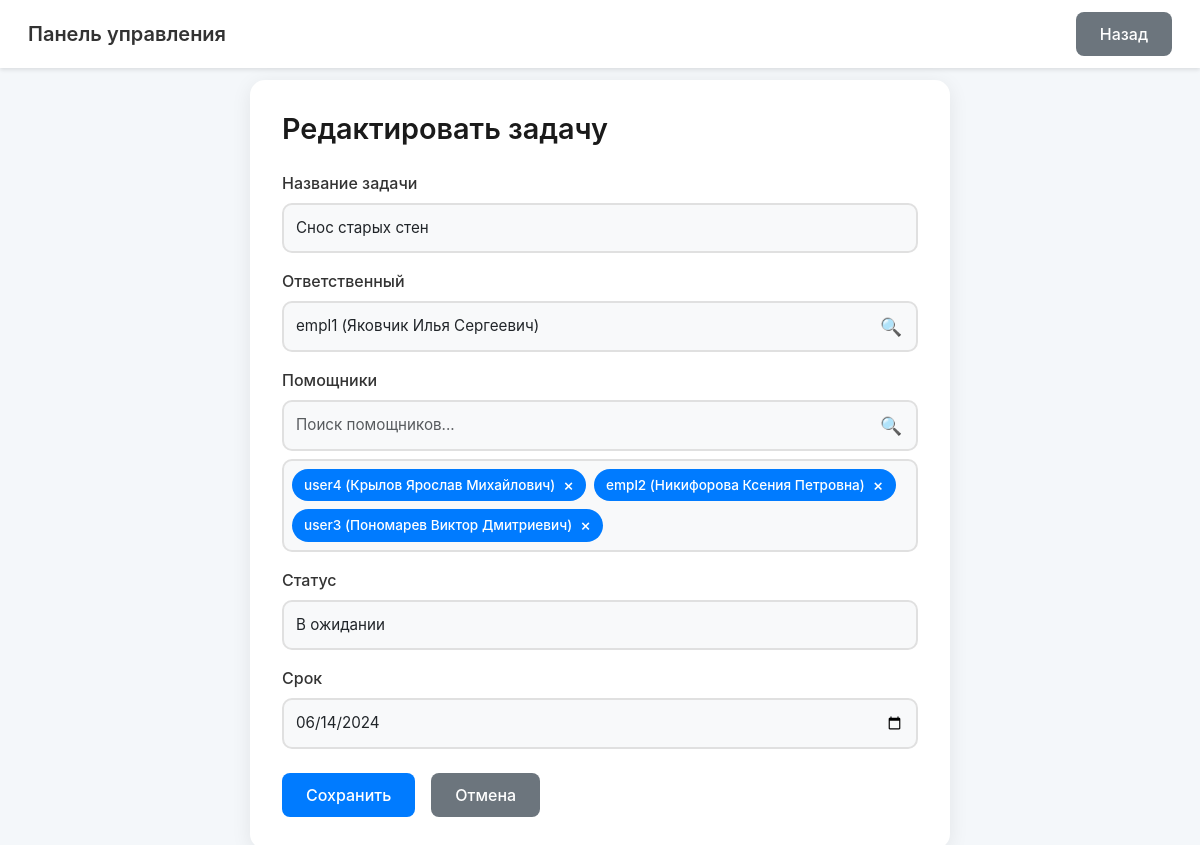
The page /pages/edit_task.php?task_id=35 (signed in) on the database its author committed.
### tables this page shows
CREATE TABLE `tasks` (
  `task_id` int NOT NULL,
  `project_id` int DEFAULT NULL,
  `responsible_id` int NOT NULL,
  `task_name` varchar(255) DEFAULT NULL,
  `assistants` json NOT NULL,
  `status` varchar(50) DEFAULT NULL,
  `deadline` date DEFAULT NULL,
  `created_by` int DEFAULT NULL
);

CREATE TABLE `users` (
  `user_id` int NOT NULL,
  `username` varchar(50) NOT NULL,
  `password` varchar(255) NOT NULL,
  `email` varchar(100) NOT NULL,
  `full_name` varchar(100) NOT NULL DEFAULT '',
  `role_id` int NOT NULL,
  `position` varchar(100) NOT NULL DEFAULT '',
  `department` varchar(100) NOT NULL DEFAULT '',
  `avatar` varchar(255) DEFAULT NULL,
  `created_at` datetime DEFAULT CURRENT_TIMESTAMP,
  `updated_at` datetime DEFAULT CURRENT_TIMESTAMP ON UPDATE CURRENT_TIMESTAMP
);

### db.php (called while the page is built, shortened)
<?php
function getProjectParticipants($conn, $project_id) {
    $sql = "CALL GetProjectParticipants(?)";
    $stmt = $conn->prepare($sql);
    $stmt->bind_param("i", $project_id);
    $stmt->execute();
    $result = $stmt->get_result();
    $participants = $result->fetch_all(MYSQLI_ASSOC);
    return $participants;
}
function getTaskDetails($conn, $task_id) {
    $stmt = $conn->prepare("SELECT * FROM tasks WHERE task_id = ?");
    $stmt->bind_param("i", $task_id);
    $stmt->execute();
    $result = $stmt->get_result();
    $task = $result->fetch_assoc();
    return $task;
}
function getUserById($conn, $user_id) {
    $stmt = $conn->prepare("SELECT username FROM users WHERE user_id = ?");
    $stmt->bind_param("i", $user_id);
    $stmt->execute();
    $result = $stmt->get_result();
    $user = $result->fetch_assoc();
    return $user;
}
?>

### pages/edit_task.php (the view, shortened to what this page needs)
<?php
require_once __DIR__ . '/../db.php';
$task_id = intval($_GET["task_id"]);
$task = getTaskDetails($conn, $task_id);
$project_id = $task["project_id"];
$participants = getProjectParticipants($conn, $project_id);
$current_assistants = json_decode($task["assistants"], true) ?? [];
?>
<!DOCTYPE html>
<html lang="ru">
<head>
    <link href="https://cdn.jsdelivr.net/npm/bootstrap@5.3.0/dist/css/bootstrap.min.css" rel="stylesheet">
</head>
<body>
    <nav class="navbar fixed-top">
        <div class="container-fluid">
            <a class="navbar-brand" href="../index.php">Панель управления</a>
            <div class="d-flex">
                <a href="../pages/task_details.php?task_id=<?= $task_id ?>" class="btn btn-secondary">Назад</a>
            </div>
        </div>
    </nav>
    <div class="container">
        <h2>Редактировать задачу</h2>
        <form method="post" action="../process/process_edit_task.php">
            <div class="mb-3">
                <label for="task_name" class="form-label">Название задачи</label>
                <input type="text" class="form-control" id="task_name" name="task_name" value="<?= htmlspecialchars($task["task_name"] ?? '') ?>" required>
            </div>
            <div class="mb-3">
                <label for="responsible_search" class="form-label">Ответственный</label>
                <div class="searchable-select">
                    <input type="text" class="form-control" id="responsible_search" placeholder="Поиск ответственного..." autocomplete="off" value="<?php
                        $responsible = getUserById($conn, $task["responsible_id"]);
                        if ($responsible) {
                            $full_name = '';
                            foreach ($participants as $participant) {
                                if ($participant["user_id"] == $task["responsible_id"]) {
                                    $full_name = $participant["full_name"];
                                    break;
                                }
                            }
                            echo htmlspecialchars($responsible["username"] . ($full_name ? " ($full_name)" : ""));
                        } else {
                            echo '';
                            error_log("Ответственный не найден, responsible_id=" . $task["responsible_id"]);
                        }
                    ?>">
                </div>
            </div>
            <div class="mb-3">
                <label for="assistants_search" class="form-label">Помощники</label>
                <div class="searchable-select">
                    <input type="text" class="form-control" id="assistants_search" placeholder="Поиск помощников..." autocomplete="off">
                </div>
                <div class="selected-assistants" id="selected_assistants">
                    <?php foreach ($current_assistants as $assistant_id): ?>
                        <?php
                        $assistant = getUserById($conn, $assistant_id);
                        if ($assistant):
                            $full_name = '';
                            foreach ($participants as $participant) {
                                if ($participant["user_id"] == $assistant_id) {
                                    $full_name = $participant["full_name"];
                                    break;
                                }
                            }
                        ?>
                            <span class="assistant-tag" data-value="<?= $assistant_id ?>">
                                <?= htmlspecialchars($assistant["username"] . ($full_name ? " ($full_name)" : "")) ?>
                                <span class="remove">×</span>
                            </span>
                        <?php else: ?>
                            <?php error_log("Помощник не найден, assistant_id=$assistant_id"); ?>
                        <?php endif; ?>
                    <?php endforeach; ?>
                </div>
            </div>
            <div class="mb-3">
                <label for="status" class="form-label">Статус</label>
                <select class="form-select" id="status" name="status" required>
                    <option value="pending" <?= $task["status"] === 'pending' ? 'selected' : '' ?>>В ожидании</option>
                </select>
            </div>
            <div class="mb-4">
                <label for="deadline" class="form-label">Срок</label>
                <input type="date" class="form-control" id="deadline" name="deadline" value="<?= htmlspecialchars($task["deadline"] ?? '') ?>" required>
            </div>
            <div class="d-flex gap-3">
                <button type="submit" class="btn btn-primary">Сохранить</button>
                <a href="../pages/task_details.php?task_id=<?= $task_id ?>" class="btn btn-secondary">Отмена</a>
            </div>
        </form>
    </div>
</body>
</html>

### pages/edit_task.php (style rules this page uses)
body { background-color: #f4f7fa; font-family: -apple-system, BlinkMacSystemFont, 'Segoe UI', Roboto, Oxygen, Ubuntu, Cantarell, 'Open Sans', 'Helvetica Neue', sans-serif; }
.navbar { background-color: #ffffff; box-shadow: 0 2px 4px rgba(0,0,0,0.1); padding: 0.75rem 1rem; }
.navbar-brand { font-weight: 600; color: #333; }
.container { max-width: 700px; margin-top: 80px; padding: 2rem; background: #ffffff; border-radius: 15px; box-shadow: 0 4px 20px rgba(0,0,0,0.08); }
h2 { font-size: 1.8rem; font-weight: 600; color: #1a1a1a; margin-bottom: 1.5rem; }
.form-control, .form-select { border: 2px solid #e0e0e0; border-radius: 10px; padding: 12px; font-size: 0.95rem; transition: all 0.3s ease; background: #f8f9fa; }
.form-label { font-weight: 500; color: #333; margin-bottom: 0.5rem; }
.searchable-select { position: relative; }
.searchable-select input { position: relative; padding-right: 40px; }
.searchable-select::before { content: '🔍'; position: absolute; right: 16px; top: 50%; transform: translateY(-50%); font-size: 1.1rem; color: #6c757d; z-index: 1; }
.selected-assistants { display: flex; flex-wrap: wrap; gap: 0.5rem; margin-top: 0.5rem; min-height: 38px; padding: 8px; border: 2px solid #e0e0e0; border-radius: 10px; background: #f8f9fa; }
.assistant-tag { display: inline-flex; align-items: center; background: #007bff; color: #fff; padding: 6px 12px; border-radius: 20px; font-size: 0.85rem; font-weight: 500; cursor: pointer; transition: background 0.2s ease; }
.assistant-tag .remove { margin-left: 8px; font-size: 1rem; line-height: 1; }
.btn-primary { background-color: #007bff; border: none; padding: 10px 24px; border-radius: 8px; font-weight: 500; transition: background-color 0.3s ease, transform 0.2s ease; }
.btn-secondary { background-color: #6c757d; border: none; padding: 10px 24px; border-radius: 8px; font-weight: 500; transition: background-color 0.3s ease, transform 0.2s ease; }

### rows shown on the page
tasks: task_name "Снос старых стен", status "В ожидании", deadline "06/14/2024"
users: $assistant_id 61 (drawn), username "user4 (Крылов Ярослав Михайлович)"
users: $assistant_id 46 (drawn), username "empl2 (Никифорова Ксения Петровна)"
users: $assistant_id 60 (drawn), username "user3 (Пономарев Виктор Дмитриевич)"
